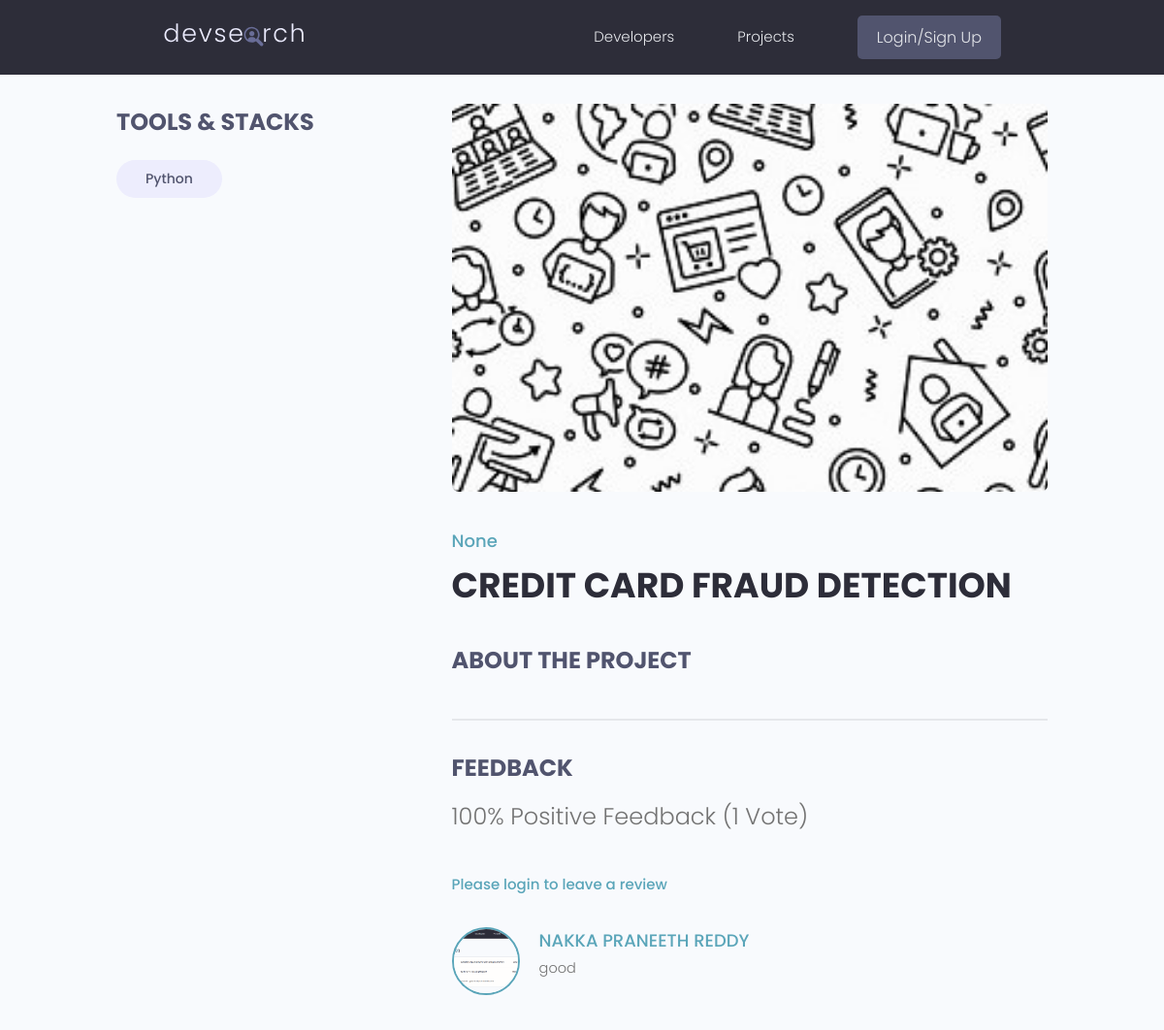
The page /projects/project/668b4b86-c407-4566-a5c8-7d6ede71ad83/ on the database its author committed.
### projects/models.py (models this page shows, shortened)
class Tag(models.Model):
    name = models.CharField(max_length=200)
    created = models.DateTimeField(auto_now_add=True)
    id = models.UUIDField(default=uuid.uuid4, unique=True,
                          primary_key=True, editable=False)
    def __str__(self):
        return self.name

class Project(models.Model):
    owner = models.ForeignKey(
        Profile, null=True, blank=True, on_delete=models.SET_NULL)
    title = models.CharField(max_length=200)
    description = models.TextField(null=True, blank=True)
    featured_image = models.ImageField(
        null=True, blank=True, default="default.jpg")
    demo_link = models.CharField(max_length=2000, null=True, blank=True)
    source_link = models.CharField(max_length=2000, null=True, blank=True)
    tags = models.ManyToManyField('Tag', blank=True)
    vote_total = models.IntegerField(default=0, null=True, blank=True)
    vote_ratio = models.IntegerField(default=0, null=True, blank=True)
    created = models.DateTimeField(auto_now_add=True)
    id = models.UUIDField(default=uuid.uuid4, unique=True,
                          primary_key=True, editable=False)
    class Meta:
        ordering = ['-vote_ratio', '-vote_total', 'title']
    @property
    def reviewers(self):
        queryset = self.review_set.all().values_list('owner__id', flat=True)
        return queryset

class Review(models.Model):
    VOTE_TYPE = (
        ('up', 'Up Vote'),
        ('down', 'Down Vote'),
    )
    owner = models.ForeignKey(Profile, on_delete=models.CASCADE, null=True)
    project = models.ForeignKey(Project, on_delete=models.CASCADE)
    body = models.TextField(null=True, blank=True)
    value = models.CharField(max_length=200, choices=VOTE_TYPE)
    created = models.DateTimeField(auto_now_add=True)
    id = models.UUIDField(default=uuid.uuid4, unique=True,
                          primary_key=True, editable=False)
    class Meta:
        unique_together = [['owner', 'project']]

### users/models.py (models this page shows, shortened)
class Profile(models.Model):
    user = models.OneToOneField(
        User, on_delete=models.CASCADE, null=True, blank=True)
    name = models.CharField(max_length=200, blank=True, null=True)
    email = models.EmailField(max_length=500, blank=True, null=True)
    username = models.CharField(max_length=200, blank=True, null=True)
    location = models.CharField(max_length=200, blank=True, null=True)
    short_intro = models.CharField(max_length=200, blank=True, null=True)
    bio = models.TextField(blank=True, null=True)
    profile_image = models.ImageField(
        null=True, blank=True, upload_to='profiles/', default="profiles/user-default.png")
    social_github = models.CharField(max_length=200, blank=True, null=True)
    social_twitter = models.CharField(max_length=200, blank=True, null=True)
    social_linkedin = models.CharField(max_length=200, blank=True, null=True)
    social_youtube = models.CharField(max_length=200, blank=True, null=True)
    social_website = models.CharField(max_length=200, blank=True, null=True)
    created = models.DateTimeField(auto_now_add=True)
    id = models.UUIDField(default=uuid.uuid4, unique=True,
                          primary_key=True, editable=False)

### projects/views.py (the view, shortened to what this page needs)
# urls.py: path('project/<str:pk>/', views.project, name="project"),
def project(request, pk):
    projectObj = Project.objects.get(id=pk)
    form = ReviewForm()
    return render(request, 'projects/single-project.html', {'project': projectObj, 'form': form})

### projects/templates/projects/single-project.html (shortened to what this page needs)
{% extends 'main.html' %}
{% block content %}
<main class="singleProject my-md">
    <div class="container">
        <div class="layout">
            <div class="column column--1of3">
                <h3 class="singleProject__subtitle">Tools & Stacks</h3>
                <div class="singleProject__toolStack">
                    {% for tag in project.tags.all %}
                    <span class="tag tag--pill tag--sub tag--lg">
                        <small>{{tag}}</small>
                    </span>
                    {% endfor %}
                </div>
            </div>
            <div class="column column--2of3">
                <img class="singleProject__preview" src="{{ project.featured_image.url }}" alt="portfolio thumbnail" />
                <a href="profile.html" class="singleProject__developer">{{project.owner.name}}</a>
                <h2 class="singleProject__title">{{project.title}}</h2>
                <h3 class="singleProject__subtitle">About the Project</h3>
                <div class="comments">
                    <h3 class="singleProject__subtitle">Feedback</h3>
                    <h5 class="project--rating">
                        {{project.vote_ratio}}% Positive Feedback ({{project.vote_total}}
                        Vote{{project.vote_total|pluralize:"s"}})
                    </h5>
                    {% if request.user.profile.id in project.reviewers %}
                    <p>You have already submitted your review for this project</p>
                    {% elif request.user.profile == project.owner %}
                    <p>You cannot review your own work</p>
                    {% else %}
                    <a href="{% url 'login' %}?next={{request.path}}">Please login to leave a review</a>
                    {% endif %}
                    <div class="commentList">
                        {% for review in project.review_set.all %}
                        {% if review.body %}
                        <div class="comment">
                            <a href="{% url 'user-profile' review.owner.id  %}">
                                <img class="avatar avatar--md" src="{{review.owner.profile_image.url}}" alt="user" />
                            </a>
                            <div class="comment__details">
                                <a href="{% url 'user-profile' review.owner.id  %}"
                                    class="comment__author">{{review.owner.name}}</a>
                                <p class="comment__info">{{review.body|linebreaksbr}}</p>
                            </div>
                        </div>
                        {% endif %}
                        {% endfor %}
                    </div>
                </div>
            </div>
        </div>
    </div>
</main>
{% endblock %}

### static/styles/app.css (style rules this page uses)
:root { --color-sub: #2d2d39; }
img { width: 100%; }
.singleProject .column--1of3 { order: 2; }
@media screen and (min-width: 1081px) { .singleProject .column--1of3 { order: 1; } }
@media screen and (min-width: 1081px) { .singleProject .column--2of3 { order: 2; } }
.singleProject__toolStack { margin-top: 2rem; margin-bottom: 4rem; }
.singleProject__preview { height: 50vh; object-fit: cover; object-position: top center; margin-bottom: 3rem; border-radius: 0.7rem; }
.singleProject__developer { font-size: 1.8rem; font-weight: 500; }
.singleProject__title { font-size: 3.6rem; font-weight: 700; color: var(--color-sub); margin-bottom: 3rem; }
.project--rating { margin-bottom: 1.6em; margin-top: .5em; }
.singleProject__subtitle { text-transform: uppercase; font-size: 2.4rem; font-weight: 700; color: var(--color-sub-light); margin-bottom: 1rem; }
.comments { margin-top: 4rem; padding-top: 3rem; border-top: 2px solid var(--color-light); }
.commentList { margin: 3rem 0; }
.comment { display: flex; gap: 2rem; }
.comment__author { font-size: 1.8rem; }
.comment__info { font-size: 1.45rem; }

### static/uikit/styles/modules/_variables.css (style rules this page uses)
:root { --color-main: #5aa5b9; --color-main-light: #e6faff; --color-sub: #3f4156; --color-sub-light: #51546e; --color-sub-lighter: #ededfd; --color-text: #737373; --color-gray: #8b8b8b; --color-light: #e5e7eb; --color-light-gray: #767676; --color-bg: #f8fafd; --color-white: #fffefd; --color-white-light: #f3f3f3; --color-success: #359e64; --color-success-bg: #def8e8; --color-error: #fc4b0b; --color-error-bg: #fff2ee; --font-base: 'Poppins', arial, helvetica, 'Segoe UI', roboto, ubuntu, sans-serif; --font-monospace: 'Fira Code', 'Courier New', courier, monospace; --font-regular: 300; --font-medium: 500; --font-bold: 700; --generic-shadow: 1px 1px 5px #00000010; --generic-transition: all 0.3s ease-in-out; }

### static/uikit/styles/modules/_base.css (style rules this page uses)
* { margin: 0; padding: 0; box-sizing: border-box; text-rendering: optimizeLegibility; color: inherit; font-size: inherit; }
html { font-size: 50%; }
@media only screen and (min-width: 480px) { html { font-size: 56.25%; } }
@media only screen and (min-width: 1200px) { html { font-size: 62.5%; } }
body { line-height: 1.6; font-weight: 400; font-size: 1.5rem; color: var(--color-text); background-color: var(--color-bg); min-height: 100vh; }

### static/uikit/styles/modules/_typography.css (style rules this page uses)
* { font-family: var(--font-base); }
h2 { font-size: 3.6rem; font-weight: var(--font-bold); }
h3 { font-size: 3.2rem; font-weight: var(--font-medium); }
h5 { font-size: 2.4rem; font-weight: var(--font-medium); }
h5, h6 { font-weight: var(--font-regular); }
p, span, strong { font-size: 1.6rem; color: var(--color-text); font-weight: var(--font-regular); }
a { padding-bottom: 2px; text-decoration: none; display: inline-block; color: var(--color-main); font-weight: var(--font-medium); }

### static/uikit/styles/modules/_utilities.css (style rules this page uses)
.container { width: 92%; max-width: 165rem; margin: 0 auto; box-sizing: border-box; }
@media screen and (min-width: 1000px) { .container { width: 90%; } }
@media screen and (min-width: 1200px) { .container { width: 80%; } }
.my-md { margin: 3rem auto; }

### static/uikit/styles/modules/_avatar.css (style rules this page uses)
.avatar { border-radius: 50%; border: 2px solid var(--color-main); object-fit: cover; }
.avatar--md { height: 7rem; width: 7rem; }

### static/uikit/styles/modules/_tag.css (style rules this page uses)
.tag { display: inline-flex; align-items: center; background-color: var(--color-sub); height: -webkit-fit-content; height: -moz-fit-content; height: fit-content; width: -webkit-fit-content; width: -moz-fit-content; width: fit-content; border-radius: 0.5rem; padding: 0.5rem 1.5rem; font-size: 1.2rem; cursor: pointer; }
.tag > small { color: var(--color-white); }
.tag--pill { border-radius: 5rem; }
.tag--sub, .tag--sub > small { background: var(--color-sub-lighter); color: var(--color-sub-light); font-weight: 500; }
.tag--lg { padding: 0.8rem 3rem; font-size: 1.4rem; }

### static/uikit/styles/modules/_layout.css (style rules this page uses)
.layout { display: flex; flex-flow: row wrap; justify-content: space-between; }
.layout > .column { margin-bottom: 3rem; }
.layout > .column.column--1of3 { flex-basis: 30%; }
.layout > .column.column--2of3 { flex-basis: 64%; }

### rows shown on the page
Tag: name "Python"
Project: featured_image (picture), owner.name "None", title "CREDIT CARD FRAUD DETECTION", vote_ratio "100", vote_total "1"
Review: owner.profile_image (picture), owner.name "NAKKA PRANEETH REDDY", body "good"
